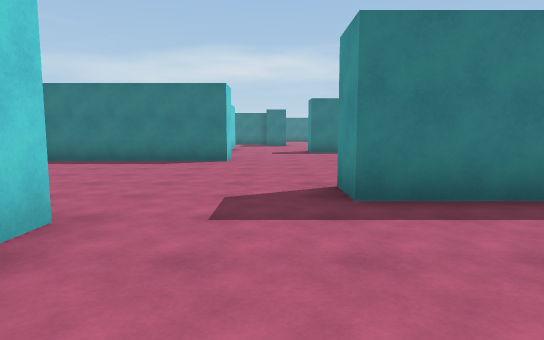
view 1 (above)

24 first-person views from a walk through a Unity game level. The camera is 1.4 m above the floor, tilts 6° down and sees 75° across. The floor is counted in squares, 2 m on a side. Each view is taken from the middle of a square. On the plan, view 1 faces up. The plan holds only what a view shows up to about 11 squares ahead; the rest is blank. The place goes on beyond the plan. The player character is not drawn.

view 2
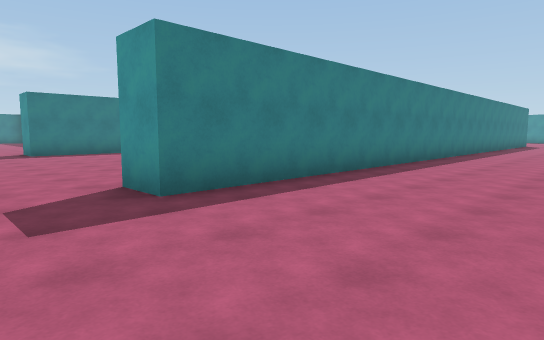

view 3
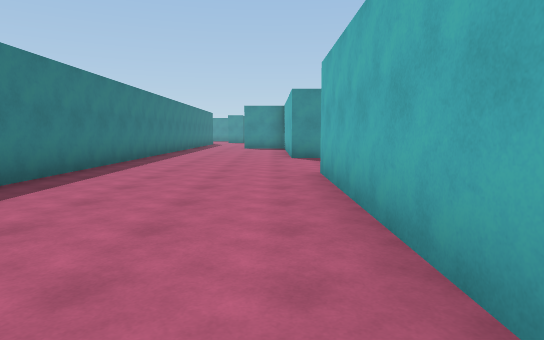

view 4
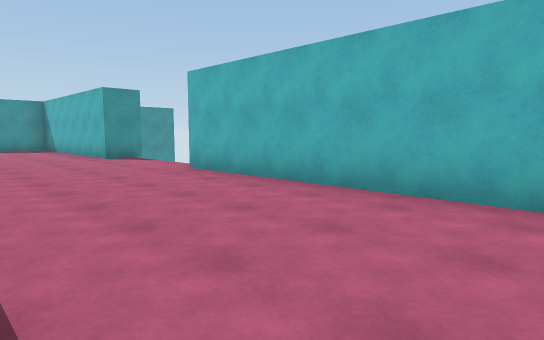

view 5
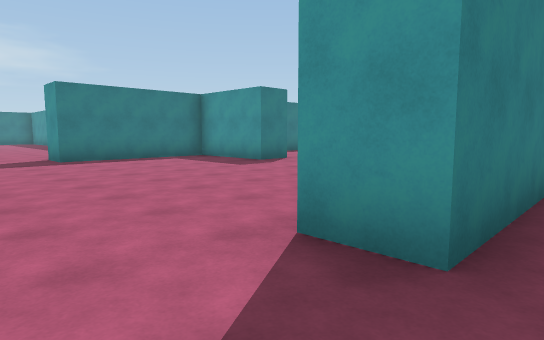

view 6
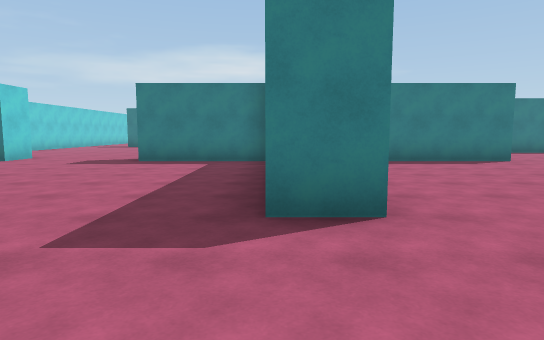

view 7
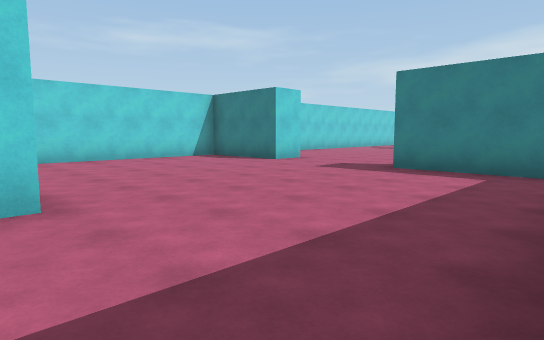

view 8
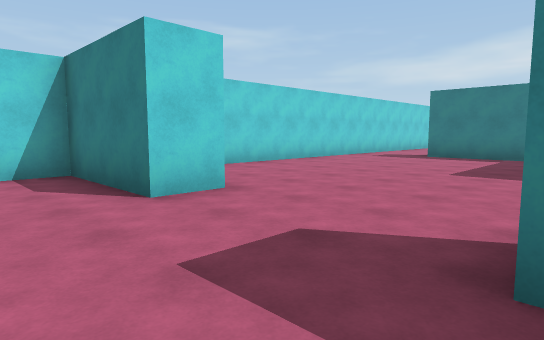

view 9
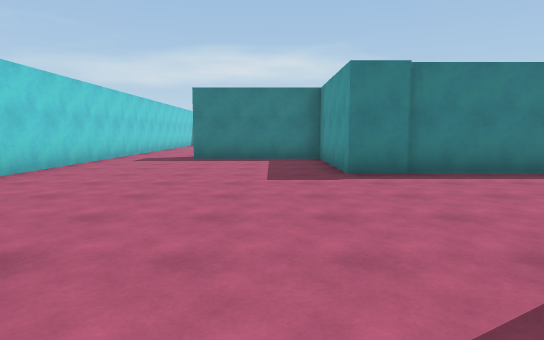

view 10
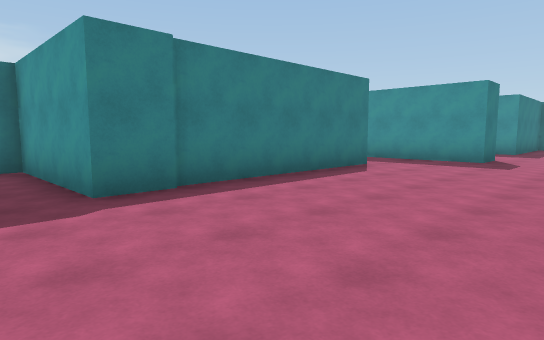

view 11
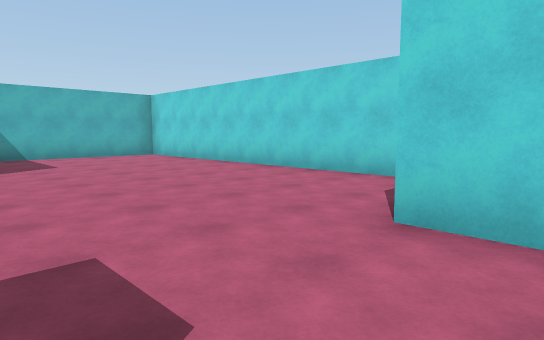

view 12
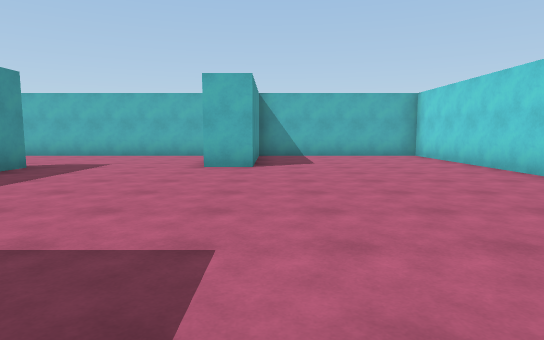

view 13
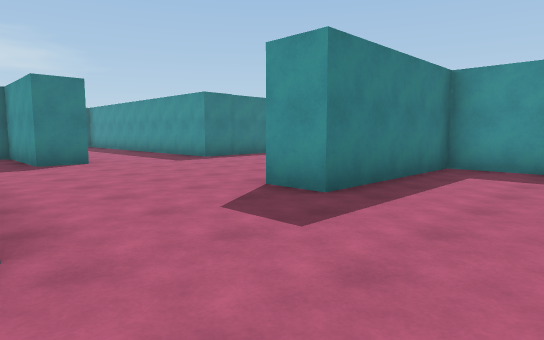

view 14
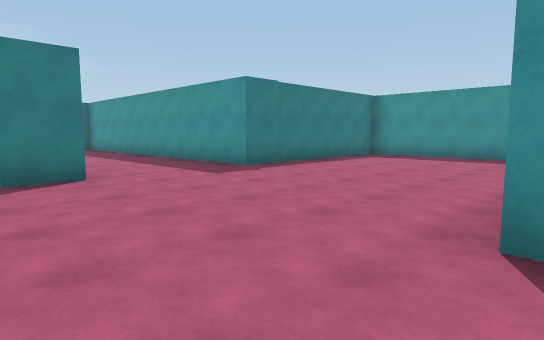

view 15
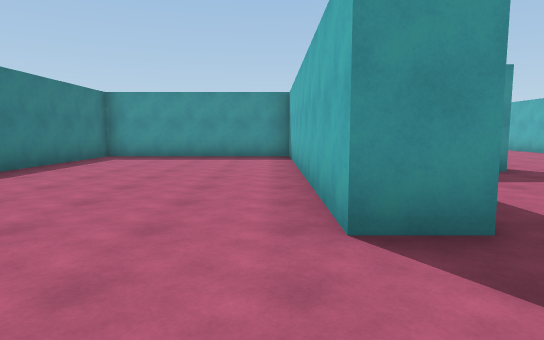

view 16
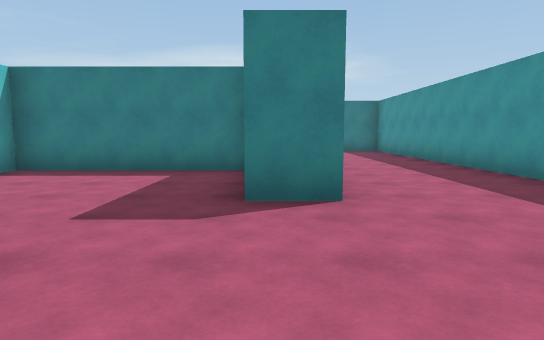

view 17
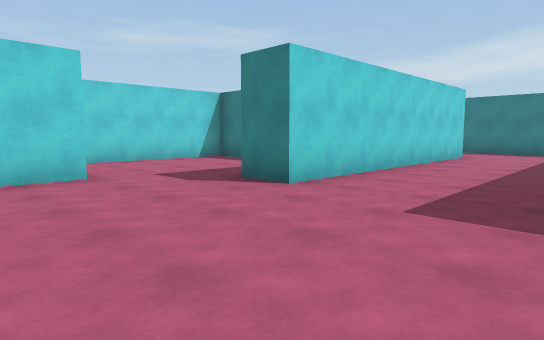

view 18
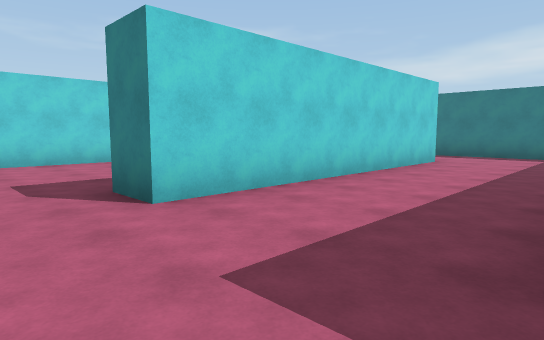

view 19
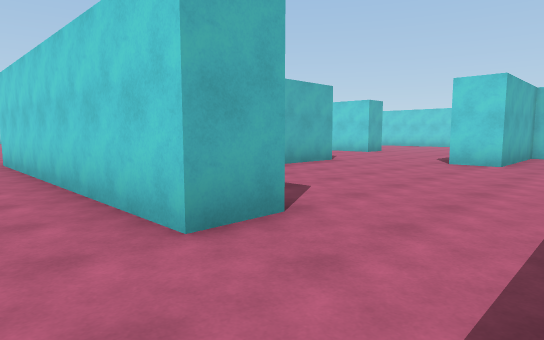

view 20
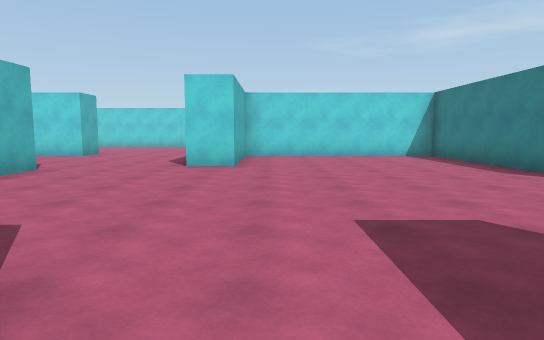

view 21
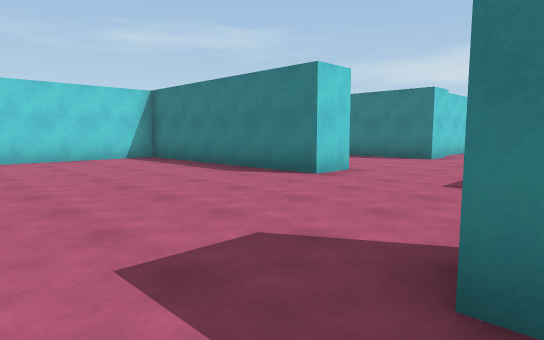

view 22
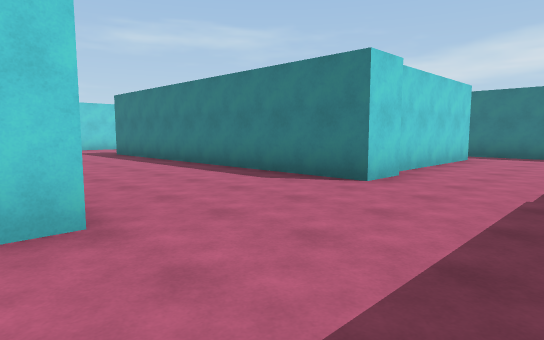

view 23
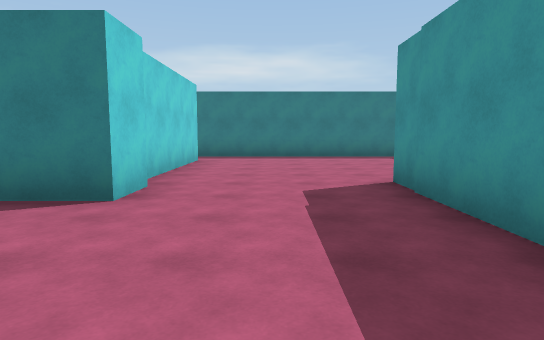

view 24
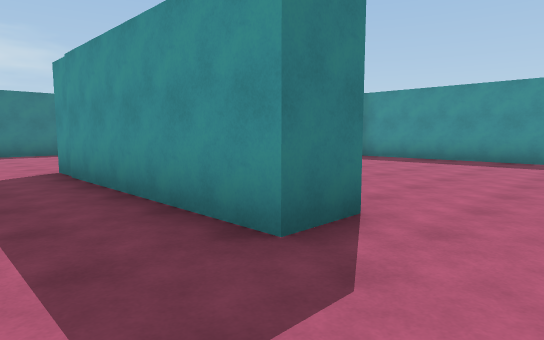

### Floor plan
Points are (right, up) in squares from view 1. A wall is a line through its corners. A room is listed if a view was taken in it or the views show most of it. See-through windows are left out.
Room 1 (views 1, 2, 3)
walls: (8.8, -1.6) (8.8, -0.6) (10.5, -0.6); (-0.6, -0.8) (5.2, -0.8); (10.5, 3.6) (0.9, 3.6); (-1.7, 2.8) (-1.7, 2.1)
ways out: opening at (-0.5, 3.5) to room 2
Room 2 (views 4, 5, 6, 7, 8, 9, 10, 11, 12, 13, 14, 15, 16, 17, 18, 19, 20, 21, 22, 23, 24)
walls: (-5.8, 22.6) (-3.8, 22.6); (-10.1, 21.3) (-9.7, 21.3) (-9.7, 19.9); (-1.7, 16.9) (-1.7, 15.6); (-4.8, 14.1) (-10.7, 14.1) (-10.7, 17.5) (-14.1, 17.5); (-0.4, 25.9) (0.7, 25.9) (0.7, 18.6) (-0.3, 18.6); (-1.6, 12.5) (-2.7, 12.5) (-2.7, 15.4); (-16.4, 19.1) (-16.4, 11.9); (2.5, 28.5) (-0.5, 28.5); (-3.7, 32.9) (-3.7, 31.8) (-9.7, 31.8) (-9.7, 26.2) (-6.4, 26.2) (-6.4, 25.1); (-1.1, 9.8) (-1.1, 8.7) (-5.6, 8.7); (-7.1, 8.7) (-10.4, 8.7); (0.8, 32.6) (-0.3, 32.6) (-0.3, 38.1); (-13.6, 9.9) (-13.6, 8.7) (-16.4, 8.7) (-16.4, -0.8) (-11.5, -0.8); (6.4, 9.8) (5.4, 9.8) (5.4, 12.5) (1.4, 12.5) (1.4, 13.5) (9.2, 13.5); (-3.7, 37.6) (-3.7, 36.6) (-12.1, 36.6); (9.6, 13.4) (9.6, 18.9) (4, 18.9) (4, 26.1); (7.7, 32.2) (7.7, 36.8); (-6, 2.9) (-7.1, 2.9) (-7.1, 3.6); (0.9, 3.6) (0.9, 4.6); (-3.7, 42.1) (-3.7, 38.1); (-11.6, -0.2) (-11.6, 2.7) (-10.5, 2.7); (-10, -0.8) (-4.4, -0.8); (1.6, 43.5) (-4.4, 43.5)
ways out: opening at (-0.5, 3.5) to room 1; opening at (-3.5, 15.5) to room 3; opening at (-0.5, 17.5) to room 3
Room 3 (no view inside)
walls: (-0.3, 18.6) (-0.3, 21.5) (-4.7, 21.5) (-4.7, 17.6)
ways out: opening at (-3.5, 15.5) to room 2; opening at (-0.5, 17.5) to room 2

Where each view was taken, in squares from view 1:
view 1: 0 up, 0 right, facing up
view 2: 0 up, 1 left, facing up-right
view 3: 0 up, 1 left, facing right
view 4: 3 up, 1 left, facing down-right
view 5: 3 up, 1 left, facing up-right
view 6: 0 up, 7 left, facing up
view 7: 2 up, 7 left, facing up-left
view 8: 7 up, 10 left, facing up-left
view 9: 8 up, 12 left, facing up
view 10: 10 up, 12 left, facing up-right
view 11: 10 up, 11 left, facing down-left
view 12: 10 up, 12 left, facing down
view 13: 10 up, 2 left, facing up-right
view 14: 13 up, 1 left, facing up-right
view 15: 14 up, 1 left, facing right
view 16: 15 up, 0 right, facing up
view 17: 15 up, 4 right, facing up-left
view 18: 17 up, 4 right, facing up-left
view 19: 28 up, 2 right, facing down-left
view 20: 27 up, 1 right, facing left
view 21: 27 up, 0 right, facing up-left
view 22: 32 up, 1 left, facing up-left
view 23: 33 up, 2 left, facing up
view 24: 31 up, 2 left, facing up-right
